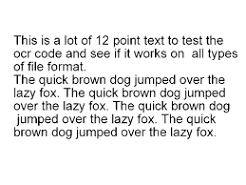
#> input picture assets/test_worksheet.png, 246 x 185 px
$ python -i ocr_pipeline.py   (imports and definitions only)
#> lines starting #> are read from the running program, lines starting #| are printed output that depends on the picture; after the words box and inside, x2 and y2 are one past the last pixel; in counts of white or black regions, pixels touching at a corner belong together
from pathlib import Path

import cv2
import numpy as np
import pytesseract
from PIL import Image


def extract_text_from_image(image_path: str | Path) -> str:
    """Extract and clean text from an image using OCR."""
#> called with image_path = '../../assets/test_worksheet.png'
    try:
        img = Image.open(image_path).convert("RGB")
#> img is the input picture: PIL image 246x185 RGB; min 0, max 255, mean 235.3
        img = np.array(img)
        gray = cv2.cvtColor(img, cv2.COLOR_RGB2GRAY)
        _, thresh = cv2.threshold(gray, 150, 255, cv2.THRESH_BINARY + cv2.THRESH_OTSU)
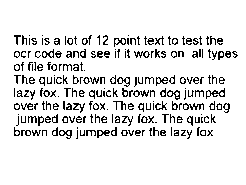
#> thresh: shape (185, 246); 90.1% white; black in thin lines or dots, all inside (x1, y1, x2, y2) = (14, 35, 238, 139)
        text = pytesseract.image_to_string(thresh)
        cleaned = "\n".join(line.strip() for line in text.splitlines() if line.strip())
        return cleaned
    except Exception as e:
        print(e)
        return "Could not read image. Please try a clearer photo."

>>> result = extract_text_from_image('../../assets/test_worksheet.png')
